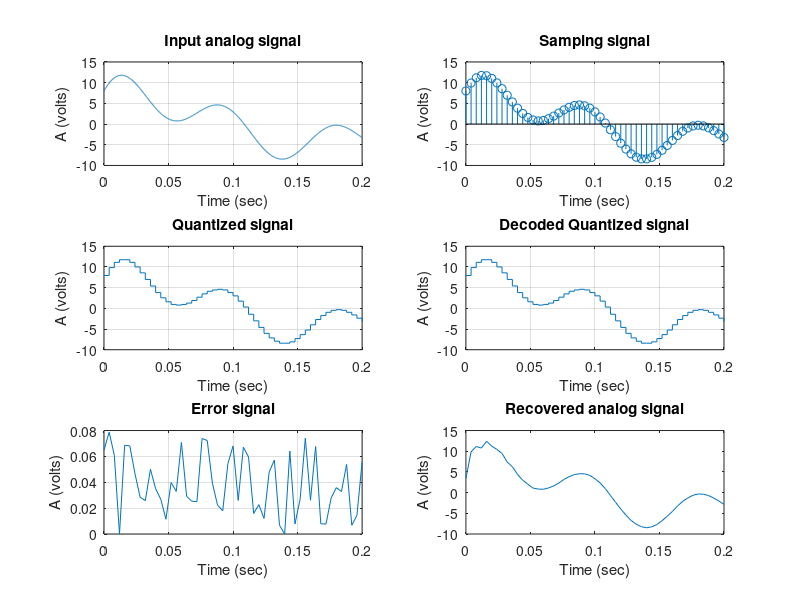

Write the MATLAB code that produced this figure.
clc; clear;
close all;

%23-51854-2
A = 2;
B=3;
C= 5;
D=1;
E=8;
F=5;
G=4;
H=2;


time_duration=0.2;
analog_t=0:0.0001:time_duration;

a=[6 8 7 9];
f=[9 11 5 6];
analog_sig = a(1)*sin(2*pi*f(1)*analog_t) + a(2)*cos(2*pi*f(2)*analog_t) + a(3)*sin(2*pi*f(3)*analog_t);

subplot(3,2,1)
plot(analog_t,analog_sig)
xlabel('Time (sec)')
ylabel ('A (volts)')
title ('Input analog signal')
grid on;

% % sampling 
fs=250;
samp_t=0:1/fs:time_duration;
samp_sig = a(1)*sin(2*pi*f(1)*samp_t) + a(2)*cos(2*pi*f(2)*samp_t) + a(3)*sin(2*pi*f(3)*samp_t);
 
subplot (3,2,2)
stem(samp_t,samp_sig)
xlabel('Time (sec)')
ylabel ('A (volts)')
title ('Samping signal')
grid on;
% 
% % quantization
nb=7;
L=2^nb-1;
delta=(max(samp_sig)-min(samp_sig))/L;
i= round ((samp_sig-min(samp_sig))/delta);
quant_sig=min(samp_sig)+i*delta;

subplot (3,2,3)
stairs(samp_t,quant_sig)
xlabel('Time (sec)')
ylabel ('A (volts)')
title ('Quantized signal')
grid on;
% 
% % encoding
dig_sig_matrix=de2bi(i,nb);
% encoded digigal signal
dig_sig=reshape (dig_sig_matrix',1,[])
% 
% % decoding
decod_index=reshape(dig_sig,nb,[])';
decod_index_dec=bi2de(decod_index);
decod_quant_sig=min(samp_sig)+decod_index_dec*delta;
% 
subplot (3,2,4)
stairs(samp_t,decod_quant_sig)
xlabel('Time (sec)')
ylabel ('A (volts)')
title ('Decoded Quantized signal')
grid on;
% 
% % error signal
er=abs(samp_sig-quant_sig)
% 
subplot(3,2,5)
plot(samp_t,er)
xlabel('Time (sec)')
ylabel ('A (volts)')
title ('Error signal')
grid on;
% 
% % Low pass filter 
fc=100;
[b,a]=butter(4,fc/(fs/2)); % Low passfilter 
recons_signal=filter(b,a,decod_quant_sig);
% 
subplot(3,2,6)
plot(samp_t,recons_signal)
xlabel ('Time (sec)')
ylabel ('A (volts)')
title ('Recovered analog signal')